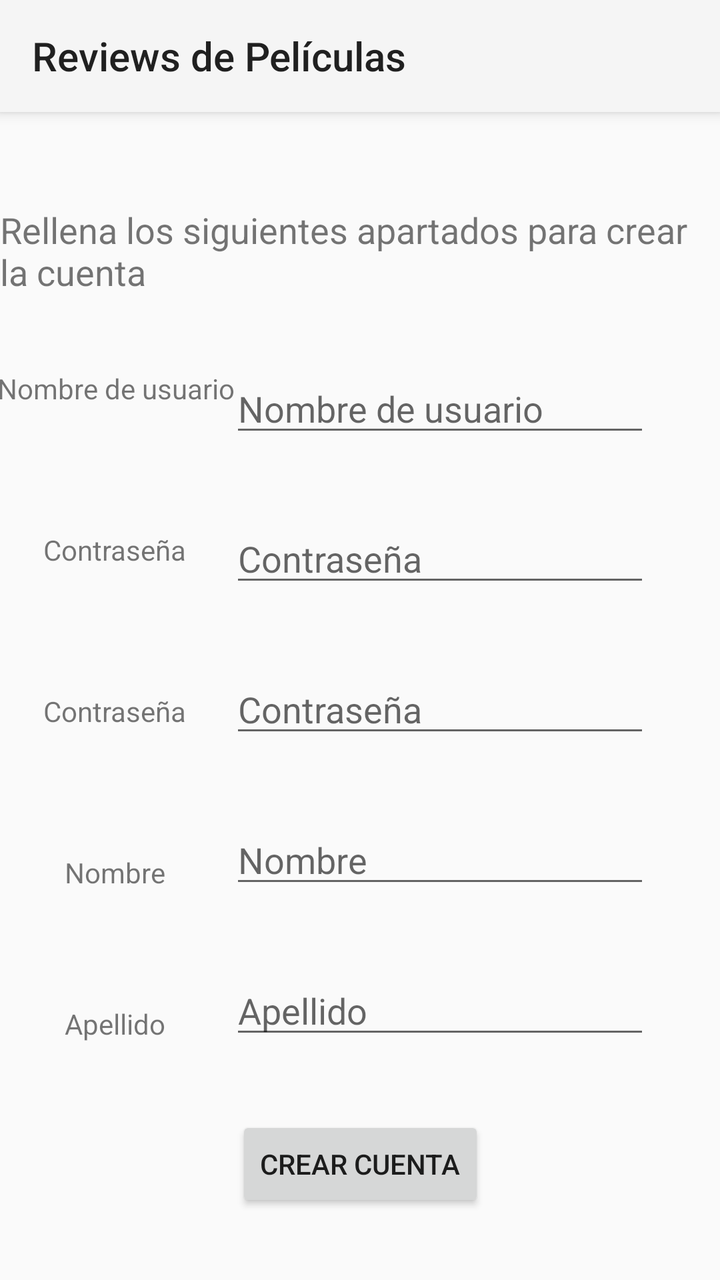
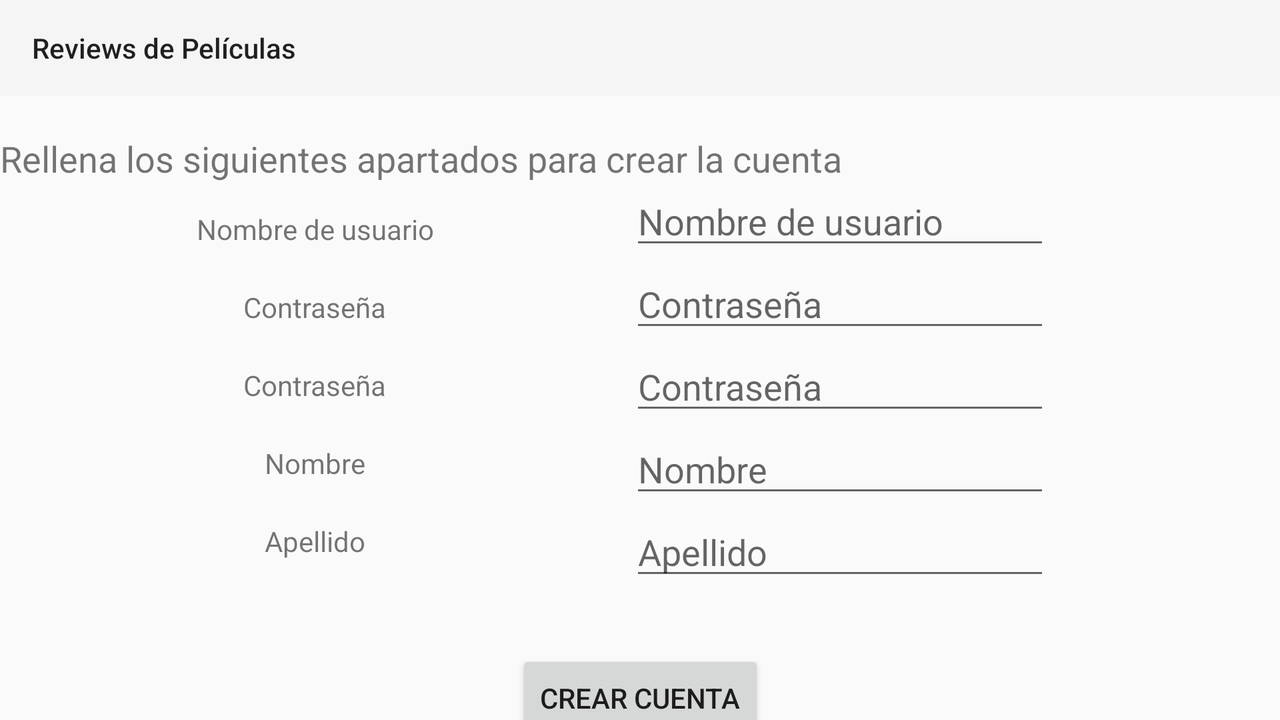

Two renders of one Android screen. The first uses the default layout on a phone; the second uses the alternative layout the repository ships for a different screen configuration, on a matching device. The two XML files are below.
<!-- AndroidManifest.xml: application theme Theme.AppCompat.Light.NoActionBar -->
<!-- res/layout/createaccount.xml -->
<?xml version="1.0" encoding="utf-8"?>
<androidx.constraintlayout.widget.ConstraintLayout xmlns:android="http://schemas.android.com/apk/res/android"
    xmlns:app="http://schemas.android.com/apk/res-auto"
    xmlns:tools="http://schemas.android.com/tools"
    android:layout_width="match_parent"
    android:layout_height="match_parent">

    <TextView
        android:id="@+id/textView5"
        android:layout_width="wrap_content"
        android:layout_height="wrap_content"
        android:text="@string/usuario"
        app:layout_constraintBottom_toTopOf="@+id/textView6"
        app:layout_constraintEnd_toStartOf="@+id/editText_username"
        app:layout_constraintStart_toStartOf="parent"
        app:layout_constraintTop_toBottomOf="@id/textView10"
        tools:layout_constraintTop_toBottomOf="@id/toolbar2" />

    <EditText
        android:id="@+id/editText_username"
        android:layout_width="wrap_content"
        android:layout_height="wrap_content"
        android:layout_marginStart="80dp"
        android:ems="10"
        android:hint="@string/usuario"
        android:inputType="textPersonName"
        app:layout_constraintBottom_toTopOf="@+id/editText_password1"
        app:layout_constraintEnd_toEndOf="parent"
        app:layout_constraintStart_toStartOf="parent"
        app:layout_constraintTop_toBottomOf="@+id/textView10" />

    <TextView
        android:id="@+id/textView6"
        android:layout_width="wrap_content"
        android:layout_height="wrap_content"
        android:layout_marginTop="25dp"
        android:text="@string/hintContraseña"
        app:layout_constraintBottom_toTopOf="@+id/textView7"
        app:layout_constraintEnd_toStartOf="@+id/editText_password1"
        app:layout_constraintStart_toStartOf="parent"
        app:layout_constraintTop_toBottomOf="@+id/textView5" />

    <EditText
        android:id="@+id/editText_password1"
        android:layout_width="wrap_content"
        android:layout_height="wrap_content"
        android:layout_marginStart="80dp"
        android:ems="10"
        android:hint="@string/hintContraseña"
        android:inputType="textPassword"
        app:layout_constraintBottom_toTopOf="@+id/editText_password2"
        app:layout_constraintEnd_toEndOf="parent"
        app:layout_constraintStart_toStartOf="parent"
        app:layout_constraintTop_toBottomOf="@+id/editText_username" />

    <TextView
        android:id="@+id/textView7"
        android:layout_width="wrap_content"
        android:layout_height="wrap_content"
        android:layout_marginTop="25dp"
        android:text="@string/hintContraseña"
        app:layout_constraintBottom_toTopOf="@+id/textView8"
        app:layout_constraintEnd_toStartOf="@+id/editText_password2"
        app:layout_constraintStart_toStartOf="parent"
        app:layout_constraintTop_toBottomOf="@+id/textView6" />

    <EditText
        android:id="@+id/editText_password2"
        android:layout_width="wrap_content"
        android:layout_height="wrap_content"
        android:layout_marginLeft="80dp"
        android:ems="10"
        android:hint="@string/hintContraseña"
        android:inputType="textPassword"
        app:layout_constraintBottom_toTopOf="@+id/editText_nombre"
        app:layout_constraintEnd_toEndOf="parent"
        app:layout_constraintStart_toStartOf="parent"
        app:layout_constraintTop_toBottomOf="@+id/editText_password1" />

    <EditText
        android:id="@+id/editText_nombre"
        android:layout_width="wrap_content"
        android:layout_height="wrap_content"
        android:layout_marginLeft="80dp"
        android:ems="10"
        android:hint="@string/nombre"
        android:inputType="textPersonName"
        app:layout_constraintBottom_toTopOf="@+id/editText_apellido"
        app:layout_constraintEnd_toEndOf="parent"
        app:layout_constraintStart_toStartOf="parent"
        app:layout_constraintTop_toBottomOf="@+id/editText_password2" />

    <EditText
        android:id="@+id/editText_apellido"
        android:layout_width="wrap_content"
        android:layout_height="wrap_content"
        android:layout_marginLeft="80dp"
        android:ems="10"
        android:hint="@string/apellido"
        android:inputType="textPersonName"
        app:layout_constraintBottom_toTopOf="@+id/button2"
        app:layout_constraintEnd_toEndOf="parent"
        app:layout_constraintStart_toStartOf="parent"
        app:layout_constraintTop_toBottomOf="@+id/editText_nombre" />

    <TextView
        android:id="@+id/textView8"
        android:layout_width="wrap_content"
        android:layout_height="wrap_content"
        android:layout_marginTop="25dp"
        android:text="@string/nombre"
        app:layout_constraintBottom_toTopOf="@+id/textView9"
        app:layout_constraintEnd_toStartOf="@+id/editText_nombre"
        app:layout_constraintStart_toStartOf="parent"
        app:layout_constraintTop_toBottomOf="@+id/textView7" />

    <TextView
        android:id="@+id/textView9"
        android:layout_width="wrap_content"
        android:layout_height="wrap_content"
        android:layout_marginTop="20dp"
        android:text="@string/apellido"
        app:layout_constraintBottom_toTopOf="@id/button2"
        app:layout_constraintEnd_toStartOf="@+id/editText_apellido"
        app:layout_constraintStart_toStartOf="parent"
        app:layout_constraintTop_toBottomOf="@+id/textView8" />

    <Button
        android:id="@+id/button2"
        android:layout_width="wrap_content"
        android:layout_height="wrap_content"
        android:onClick="onClickCrearCuenta"
        android:text="@string/boton_logup"
        app:layout_constraintBottom_toBottomOf="parent"
        app:layout_constraintEnd_toEndOf="parent"
        app:layout_constraintStart_toStartOf="parent"
        app:layout_constraintTop_toBottomOf="@+id/editText_apellido" />

    <TextView
        android:id="@+id/textView10"
        android:layout_width="0dp"
        android:layout_height="wrap_content"
        android:layout_marginTop="10dp"
        android:text="@string/tituloCrearCuenta"
        android:textSize="18dp"
        app:layout_constraintBottom_toTopOf="@+id/textView5"
        app:layout_constraintEnd_toEndOf="parent"
        app:layout_constraintStart_toStartOf="parent"
        app:layout_constraintTop_toBottomOf="@+id/toolbar2" />

    <androidx.appcompat.widget.Toolbar
        android:id="@+id/toolbar2"
        android:layout_width="0dp"
        android:layout_height="wrap_content"
        android:background="?attr/colorPrimary"
        android:elevation="4dp"
        android:minHeight="?attr/actionBarSize"
        android:theme="?attr/actionBarTheme"
        app:layout_constraintEnd_toEndOf="parent"
        app:layout_constraintStart_toStartOf="parent"
        app:layout_constraintTop_toTopOf="parent"
        app:title="@string/app_name" />

</androidx.constraintlayout.widget.ConstraintLayout>
<!-- resources referenced by this layout -->
<resources>
  <string name="apellido">Apellido</string>
  <string name="app_name">Reviews de Películas</string>
  <string name="boton_logup">Crear cuenta</string>
  <string name="nombre">Nombre</string>
  <string name="tituloCrearCuenta">Rellena los siguientes apartados para crear la cuenta</string>
  <string name="usuario">Nombre de usuario</string>
</resources>
<!-- res/layout-land/createaccount.xml (the author's variant of the layout above) -->
<!-- drawn on the phone turned sideways -->
<?xml version="1.0" encoding="utf-8"?>
<androidx.constraintlayout.widget.ConstraintLayout xmlns:android="http://schemas.android.com/apk/res/android"
    xmlns:app="http://schemas.android.com/apk/res-auto"
    xmlns:tools="http://schemas.android.com/tools"
    android:layout_width="match_parent"
    android:layout_height="match_parent">

    <TextView
        android:id="@+id/textView5"
        android:layout_width="wrap_content"
        android:layout_height="wrap_content"
        android:layout_marginTop="120dp"
        android:text="@string/usuario"
        app:layout_constraintBottom_toTopOf="@+id/textView6"
        app:layout_constraintEnd_toStartOf="@+id/editText_username"
        app:layout_constraintStart_toStartOf="parent"
        app:layout_constraintTop_toTopOf="parent" />

    <EditText
        android:id="@+id/editText_username"
        android:layout_width="wrap_content"
        android:layout_height="wrap_content"
        android:layout_marginStart="200dp"
        android:layout_marginTop="10dp"
        android:ems="10"
        android:hint="@string/usuario"
        android:inputType="textPersonName"
        app:layout_constraintBottom_toTopOf="@+id/editText_password1"
        app:layout_constraintEnd_toEndOf="parent"
        app:layout_constraintStart_toStartOf="parent"
        app:layout_constraintTop_toBottomOf="@+id/textView10"
        app:layout_constraintVertical_bias="1.0" />

    <TextView
        android:id="@+id/textView6"
        android:layout_width="wrap_content"
        android:layout_height="wrap_content"
        android:layout_marginTop="20dp"
        android:text="@string/hintContraseña"
        app:layout_constraintBottom_toTopOf="@+id/textView7"
        app:layout_constraintEnd_toStartOf="@+id/editText_password1"
        app:layout_constraintStart_toStartOf="parent"
        app:layout_constraintTop_toBottomOf="@+id/textView5" />

    <EditText
        android:id="@+id/editText_password1"
        android:layout_width="wrap_content"
        android:layout_height="wrap_content"
        android:layout_marginStart="200dp"
        android:ems="10"
        android:hint="@string/hintContraseña"
        android:inputType="textPassword"
        app:layout_constraintBottom_toTopOf="@+id/editText_password2"
        app:layout_constraintEnd_toEndOf="parent"
        app:layout_constraintStart_toStartOf="parent"
        app:layout_constraintTop_toBottomOf="@+id/editText_username" />

    <TextView
        android:id="@+id/textView7"
        android:layout_width="wrap_content"
        android:layout_height="wrap_content"
        android:layout_marginTop="20dp"
        android:text="@string/hintContraseña"
        app:layout_constraintBottom_toTopOf="@+id/textView8"
        app:layout_constraintEnd_toStartOf="@+id/editText_password2"
        app:layout_constraintStart_toStartOf="parent"
        app:layout_constraintTop_toBottomOf="@+id/textView6" />

    <EditText
        android:id="@+id/editText_password2"
        android:layout_width="wrap_content"
        android:layout_height="wrap_content"
        android:layout_marginLeft="200dp"
        android:ems="10"
        android:hint="@string/hintContraseña"
        android:inputType="textPassword"
        app:layout_constraintBottom_toTopOf="@+id/editText_nombre"
        app:layout_constraintEnd_toEndOf="parent"
        app:layout_constraintStart_toStartOf="parent"
        app:layout_constraintTop_toBottomOf="@+id/editText_password1" />

    <EditText
        android:id="@+id/editText_nombre"
        android:layout_width="wrap_content"
        android:layout_height="wrap_content"
        android:layout_marginLeft="200dp"
        android:ems="10"
        android:hint="@string/nombre"
        android:inputType="textPersonName"
        app:layout_constraintBottom_toTopOf="@+id/editText_apellido"
        app:layout_constraintEnd_toEndOf="parent"
        app:layout_constraintStart_toStartOf="parent"
        app:layout_constraintTop_toBottomOf="@+id/editText_password2" />

    <EditText
        android:id="@+id/editText_apellido"
        android:layout_width="wrap_content"
        android:layout_height="wrap_content"
        android:layout_marginLeft="200dp"
        android:ems="10"
        android:hint="@string/apellido"
        android:inputType="textPersonName"
        app:layout_constraintBottom_toTopOf="@+id/button2"
        app:layout_constraintEnd_toEndOf="parent"
        app:layout_constraintStart_toStartOf="parent"
        app:layout_constraintTop_toBottomOf="@+id/editText_nombre" />

    <TextView
        android:id="@+id/textView8"
        android:layout_width="wrap_content"
        android:layout_height="wrap_content"
        android:layout_marginTop="20dp"
        android:text="@string/nombre"
        app:layout_constraintBottom_toTopOf="@+id/textView9"
        app:layout_constraintEnd_toStartOf="@+id/editText_nombre"
        app:layout_constraintStart_toStartOf="parent"
        app:layout_constraintTop_toBottomOf="@+id/textView7" />

    <TextView
        android:id="@+id/textView9"
        android:layout_width="wrap_content"
        android:layout_height="wrap_content"
        android:layout_marginTop="20dp"
        android:layout_marginBottom="80dp"
        android:text="@string/apellido"
        app:layout_constraintBottom_toBottomOf="parent"
        app:layout_constraintEnd_toStartOf="@+id/editText_apellido"
        app:layout_constraintStart_toStartOf="parent"
        app:layout_constraintTop_toBottomOf="@+id/textView8" />

    <Button
        android:id="@+id/button2"
        android:layout_width="wrap_content"
        android:layout_height="wrap_content"
        android:layout_marginTop="30dp"
        android:onClick="onClickCrearCuenta"
        android:text="@string/boton_logup"
        app:layout_constraintBottom_toBottomOf="parent"
        app:layout_constraintEnd_toEndOf="parent"
        app:layout_constraintStart_toStartOf="parent"
        app:layout_constraintTop_toBottomOf="@+id/editText_apellido" />

    <TextView
        android:id="@+id/textView10"
        android:layout_width="500dp"
        android:layout_height="wrap_content"
        android:layout_marginTop="5dp"
        android:text="@string/tituloCrearCuenta"
        android:textSize="18dp"
        app:layout_constraintBottom_toTopOf="@+id/textView5"
        app:layout_constraintStart_toStartOf="parent"
        app:layout_constraintTop_toBottomOf="@+id/toolbar2" />

    <androidx.appcompat.widget.Toolbar
        android:id="@+id/toolbar2"
        android:layout_width="0dp"
        android:layout_height="wrap_content"
        android:background="?attr/colorPrimary"
        android:minHeight="?attr/actionBarSize"
        android:theme="?attr/actionBarTheme"
        app:layout_constraintEnd_toEndOf="parent"
        app:layout_constraintStart_toStartOf="parent"
        app:layout_constraintTop_toTopOf="parent"
        app:title="@string/app_name" />

</androidx.constraintlayout.widget.ConstraintLayout>
